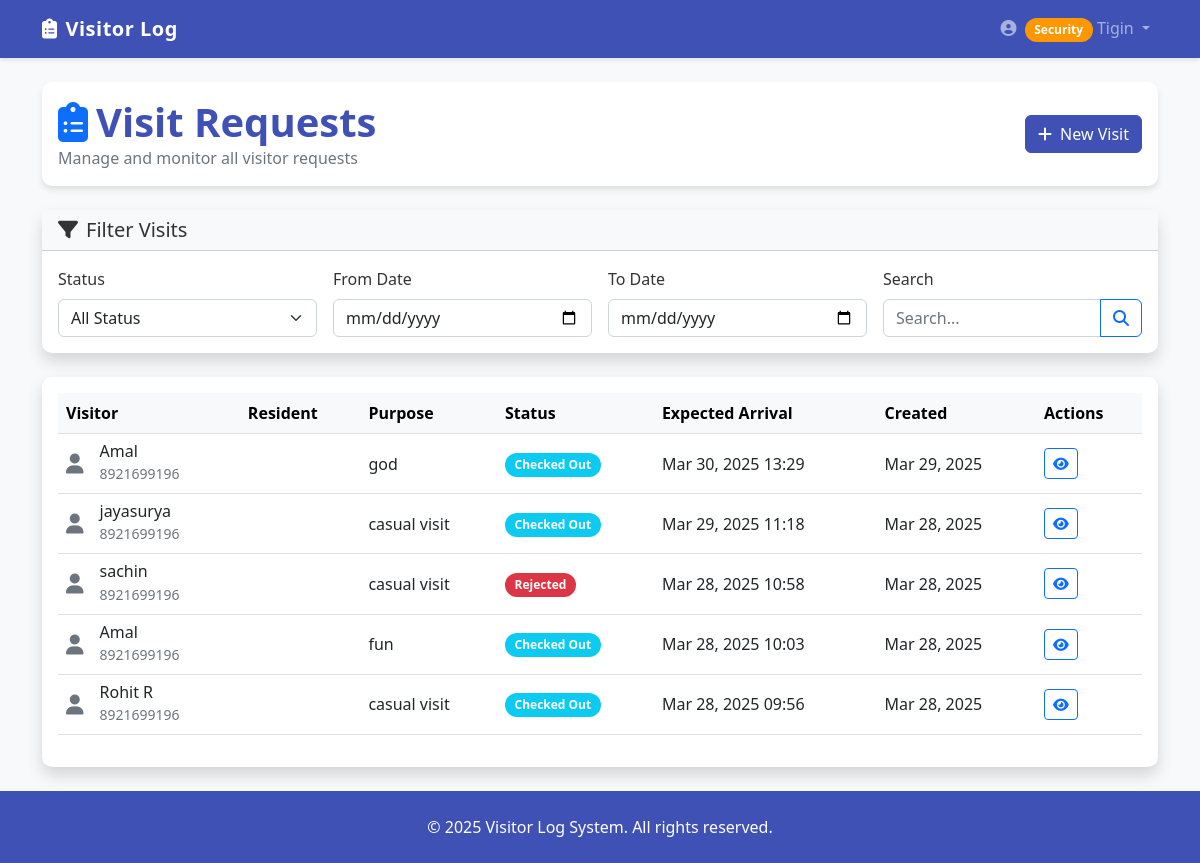
Before: /visits/list/ (signed in) with the older database file.
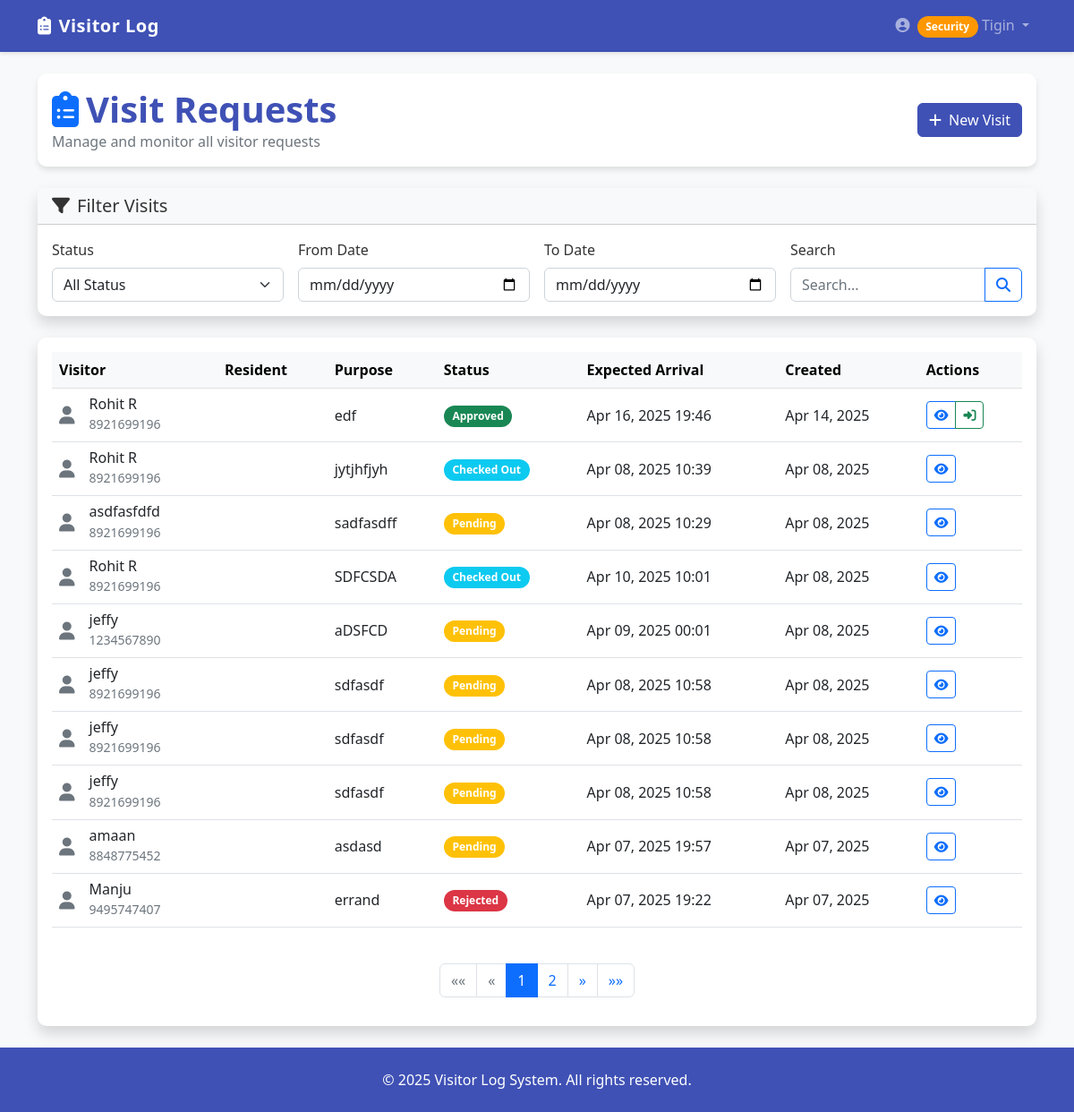
After: the same page with the newer database file.
### visits/models.py (models this page shows, shortened)
class Visit(models.Model):
    STATUS_CHOICES = (
        ('PENDING', 'Pending'),
        ('APPROVED', 'Approved'),
        ('REJECTED', 'Rejected'),
        ('CHECKED_IN', 'Checked In'),
        ('CHECKED_OUT', 'Checked Out'),
        ('CANCELLED', 'Cancelled'),
    )
    resident = models.ForeignKey(
        settings.AUTH_USER_MODEL,
        on_delete=models.CASCADE,
        related_name='resident_visits',
        limit_choices_to={'role': 'RESIDENT'}
    )
    visitor_name = models.CharField(max_length=100)
    visitor_phone = models.CharField(max_length=20, blank=True, null=True)
    visitor_email = models.EmailField(blank=True, null=True)
    purpose = models.CharField(max_length=200)
    status = models.CharField(max_length=20, choices=STATUS_CHOICES, default='PENDING')
    requested_by = models.ForeignKey(
        settings.AUTH_USER_MODEL,
        on_delete=models.CASCADE,
        related_name='requested_visits',
        limit_choices_to={'role': 'SECURITY'},
        null=True,  # Make this field optional to fix the issue
        blank=True
    )
    requested_at = models.DateTimeField(auto_now_add=True)
    expected_arrival = models.DateTimeField(null=True, blank=True)
    entry_time = models.DateTimeField(null=True, blank=True)
    exit_time = models.DateTimeField(null=True, blank=True)
    approval_time = models.DateTimeField(null=True, blank=True)
    rejection_reason = models.TextField(blank=True, null=True)
    notes = models.TextField(blank=True, null=True)
    class Meta:
        ordering = ['-requested_at']

### users/views.py (the view)
        def wrapper(request, *args, **kwargs):
            if request.user.is_authenticated and request.user.role in allowed_roles:
                return view_func(request, *args, **kwargs)
            messages.error(request, 'You do not have permission to access this page.')
            return redirect('dashboard')

### visits/forms.py
class VisitFilterForm(forms.Form):
    STATUS_CHOICES = (
        ('', 'All Status'),
    ) + Visit.STATUS_CHOICES
    status = forms.ChoiceField(choices=STATUS_CHOICES, required=False)
    from_date = forms.DateField(
        widget=forms.DateInput(attrs={'type': 'date'}),
        required=False
    )
    to_date = forms.DateField(
        widget=forms.DateInput(attrs={'type': 'date'}),
        required=False
    )
    search = forms.CharField(required=False, max_length=100)
    def __init__(self, *args, **kwargs):
        super().__init__(*args, **kwargs)
        for field in self.fields.values():
            field.widget.attrs.update({'class': 'form-control'})

### users/views.py (called while the page is built)
def role_required(allowed_roles):
    def decorator(view_func):
        def wrapper(request, *args, **kwargs):
            if request.user.is_authenticated and request.user.role in allowed_roles:
                return view_func(request, *args, **kwargs)
            messages.error(request, 'You do not have permission to access this page.')
            return redirect('dashboard')
        return wrapper
    return decorator

### visits/templates/visits/visit_list.html (shortened to what the changed rows need)
{% extends "base.html" %}
{% load static %}
{% block content %}
<div class="container">
    <div class="row mb-4">
        <div class="col-12">
            <div class="card">
                <div class="card-body d-flex justify-content-between align-items-center">
                    <div>
                        <h1 class="card-title mb-0">
                            <i class="fas fa-clipboard-list text-primary me-2"></i>Visit Requests
                        </h1>
                    </div>
                </div>
            </div>
        </div>
    </div>
    <div class="row">
        <div class="col-12">
            <div class="card shadow">
                <div class="card-body">
                    <div class="table-responsive">
                        <table class="table table-hover align-middle">
                            <thead class="table-light">
                                <tr>
                                    <th scope="col">Visitor</th>
                                    <th scope="col">Resident</th>
                                    <th scope="col">Purpose</th>
                                    <th scope="col">Status</th>
                                    <th scope="col">Expected Arrival</th>
                                    <th scope="col">Created</th>
                                    <th scope="col">Actions</th>
                                </tr>
                            </thead>
                            <tbody>
                                {% for visit in page_obj %}
                                <tr>
                                    <td>
                                        <div class="d-flex align-items-center">
                                            <div class="avatar avatar-circle">
                                                <i class="fas fa-user fa-lg text-secondary"></i>
                                            </div>
                                            <div class="ms-3">
                                                <h6 class="mb-0">{{ visit.visitor_name }}</h6>
                                                {% if visit.visitor_phone %}
                                                <small class="text-muted">{{ visit.visitor_phone }}</small>
                                                {% endif %}
                                            </div>
                                        </div>
                                    </td>
                                    <td>{{ visit.resident.get_full_name }}</td>
                                    <td>{{ visit.purpose|truncatechars:30 }}</td>
                                    <td>
                                        {% if visit.status == 'PENDING' %}
                                            <span class="badge bg-warning">Pending</span>
                                        {% elif visit.status == 'APPROVED' %}
                                            <span class="badge bg-success">Approved</span>
                                        {% elif visit.status == 'REJECTED' %}
                                            <span class="badge bg-danger">Rejected</span>
                                        {% elif visit.status == 'CHECKED_IN' %}
                                            <span class="badge bg-primary">Checked In</span>
                                        {% elif visit.status == 'CHECKED_OUT' %}
                                            <span class="badge bg-info">Checked Out</span>
                                        {% elif visit.status == 'CANCELLED' %}
                                            <span class="badge bg-secondary">Cancelled</span>
                                        {% endif %}
                                    </td>
                                    <td>{{ visit.expected_arrival|date:"M d, Y H:i" }}</td>
                                    <td>{{ visit.requested_at|date:"M d, Y" }}</td>
                                    <td>
                                        <div class="btn-group" role="group">
                                            <a href="{% url 'visit_detail' visit.id %}" class="btn btn-sm btn-outline-primary">
                                                <i class="fas fa-eye"></i>
                                            </a>
                                            {% if visit.status == 'APPROVED' %}
                                                <a href="{% url 'check_in_visit' visit.id %}" class="btn btn-sm btn-outline-success">
                                                    <i class="fas fa-sign-in-alt"></i>
                                                </a>
                                            {% endif %}
                                        </div>
                                    </td>
                                </tr>
                                {% endfor %}
                            </tbody>
                        </table>
                    </div>
                    {% if page_obj.has_other_pages %}
                    <nav aria-label="Page navigation" class="mt-4">
                        <ul class="pagination justify-content-center">
                            {% if page_obj.has_previous %}
                                <li class="page-item">
                                    <a class="page-link" href="?page=1{% for key, value in request.GET.items %}{% if key != 'page' %}&{{ key }}={{ value }}{% endif %}{% endfor %}" aria-label="First">
                                        <span aria-hidden="true">&laquo;&laquo;</span>
                                    </a>
                                </li>
                                <li class="page-item">
                                    <a class="page-link" href="?page={{ page_obj.previous_page_number }}{% for key, value in request.GET.items %}{% if key != 'page' %}&{{ key }}={{ value }}{% endif %}{% endfor %}" aria-label="Previous">
                                        <span aria-hidden="true">&laquo;</span>
                                    </a>
                                </li>
                            {% else %}
                                <li class="page-item disabled">
                                    <a class="page-link" href="#" aria-label="First">
                                        <span aria-hidden="true">&laquo;&laquo;</span>
                                    </a>
                                </li>
                                <li class="page-item disabled">
                                    <a class="page-link" href="#" aria-label="Previous">
                                        <span aria-hidden="true">&laquo;</span>
                                    </a>
                                </li>
                            {% endif %}
                            {% for i in page_obj.paginator.page_range %}
                                {% if page_obj.number == i %}
                                    <li class="page-item active"><a class="page-link" href="#">{{ i }}</a></li>
                                {% elif i > page_obj.number|add:'-3' and i < page_obj.number|add:'3' %}
                                    <li class="page-item"><a class="page-link" href="?page={{ i }}{% for key, value in request.GET.items %}{% if key != 'page' %}&{{ key }}={{ value }}{% endif %}{% endfor %}">{{ i }}</a></li>
                                {% endif %}
                            {% endfor %}
                            {% if page_obj.has_next %}
                                <li class="page-item">
                                    <a class="page-link" href="?page={{ page_obj.next_page_number }}{% for key, value in request.GET.items %}{% if key != 'page' %}&{{ key }}={{ value }}{% endif %}{% endfor %}" aria-label="Next">
                                        <span aria-hidden="true">&raquo;</span>
                                    </a>
                                </li>
                                <li class="page-item">
                                    <a class="page-link" href="?page={{ page_obj.paginator.num_pages }}{% for key, value in request.GET.items %}{% if key != 'page' %}&{{ key }}={{ value }}{% endif %}{% endfor %}" aria-label="Last">
                                        <span aria-hidden="true">&raquo;&raquo;</span>
                                    </a>
                                </li>
                            {% endif %}
                        </ul>
                    </nav>
                    {% endif %}
                </div>
            </div>
        </div>
    </div>
</div>
{% endblock %}

Changed rows visible on the page:
no longer on this page (row unchanged): Visit: visitor_name "Amal", visitor_phone "8921699196", purpose "god", status "Checked Out", expected_arrival "Mar 30, 2025 13:29", requested_at "Mar 29, 2025"
no longer on this page (row unchanged): Visit: visitor_name "jayasurya", visitor_phone "8921699196", purpose "casual visit", status "Checked Out", expected_arrival "Mar 29, 2025 11:18", requested_at "Mar 28, 2025"
no longer on this page (row unchanged): Visit: visitor_name "sachin", visitor_phone "8921699196", purpose "casual visit", status "Rejected", expected_arrival "Mar 28, 2025 10:58", requested_at "Mar 28, 2025"
no longer on this page (row unchanged): Visit: visitor_name "Amal", visitor_phone "8921699196", purpose "fun", status "Checked Out", expected_arrival "Mar 28, 2025 10:03", requested_at "Mar 28, 2025"
no longer on this page (row unchanged): Visit: visitor_name "Rohit R", visitor_phone "8921699196", purpose "casual visit", status "Checked Out", expected_arrival "Mar 28, 2025 09:56", requested_at "Mar 28, 2025"
added Visit: visitor_name "Rohit R", visitor_phone "8921699196", purpose "edf", status "Approved", expected_arrival "Apr 16, 2025 19:46", requested_at "Apr 14, 2025"
added Visit: visitor_name "Rohit R", visitor_phone "8921699196", purpose "jytjhfjyh", status "Checked Out", expected_arrival "Apr 08, 2025 10:39", requested_at "Apr 08, 2025"
added Visit: visitor_name "asdfasfdfd", visitor_phone "8921699196", purpose "sadfasdff", status "Pending", expected_arrival "Apr 08, 2025 10:29", requested_at "Apr 08, 2025"
added Visit: visitor_name "Rohit R", visitor_phone "8921699196", purpose "SDFCSDA", status "Checked Out", expected_arrival "Apr 10, 2025 10:01", requested_at "Apr 08, 2025"
added Visit: visitor_name "jeffy", visitor_phone "1234567890", purpose "aDSFCD", status "Pending", expected_arrival "Apr 09, 2025 00:01", requested_at "Apr 08, 2025"
added Visit: visitor_name "jeffy", visitor_phone "8921699196", purpose "sdfasdf", status "Pending", expected_arrival "Apr 08, 2025 10:58", requested_at "Apr 08, 2025"
added Visit: visitor_name "jeffy", visitor_phone "8921699196", purpose "sdfasdf", status "Pending", expected_arrival "Apr 08, 2025 10:58", requested_at "Apr 08, 2025"
added Visit: visitor_name "jeffy", visitor_phone "8921699196", purpose "sdfasdf", status "Pending", expected_arrival "Apr 08, 2025 10:58", requested_at "Apr 08, 2025"
added Visit: visitor_name "amaan", visitor_phone "8848775452", purpose "asdasd", status "Pending", expected_arrival "Apr 07, 2025 19:57", requested_at "Apr 07, 2025"
added Visit: visitor_name "Manju", visitor_phone "9495747407", purpose "errand", status "Rejected", expected_arrival "Apr 07, 2025 19:22", requested_at "Apr 07, 2025"
Other visible differences:
new list line: "1"
new list line: "2"
